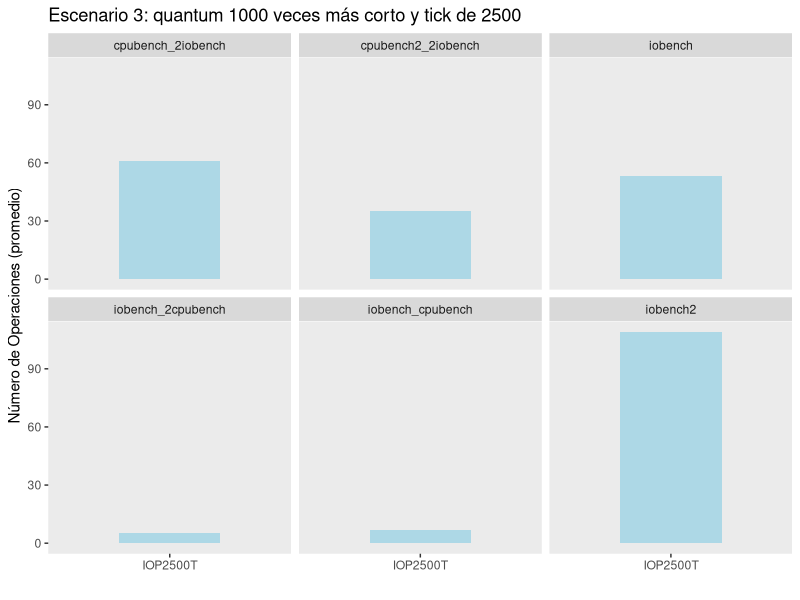

Recreate this plot in R.
######### Ejecucion #########

#> $ Rscript plot.R

######### Packages  #########
packages <- c("readxl", "tseries", "dynlm", "mFilter", "ggplot2", "dplyr")
sapply(packages, require, character.only = TRUE)

######### bases #########

cpubench_2iobench <- read.table("cpubench_2iobench.txt", quote="\"", comment.char="")

cpubench2_2iobench <- read.table("2cpubench_2iobench.txt", quote="\"", comment.char="")

iobench <- read.table("iobench.txt", quote="\"", comment.char="")

iobench_2cpubench <- read.table("iobench_2cpubench.txt", quote="\"", comment.char="")

iobench_cpubench <- read.table("iobench_cpubench.txt", quote="\"", comment.char="")

iobench2 <- read.table("2iobench.txt", quote="\"", comment.char="")

######### plot y .png #########

png(file = "plot_part2_2_esc3.png")
bind_rows(cpubench_2iobench = cpubench_2iobench,
          cpubench2_2iobench = cpubench2_2iobench,
          iobench = iobench, iobench_2cpubench = iobench_2cpubench,
          iobench_cpubench = iobench_cpubench, iobench2 = iobench2,
          .id = "id") %>%
    ggplot(mapping = aes(x = V3)) +
        geom_bar(width=0.5, fill='lightblue') +
        facet_wrap(~id) +
        theme(panel.grid = element_blank()) +
        labs(title = "Escenario 3: quantum 1000 veces más corto y tick de 2500", y = "Número de Operaciones (promedio)", x= "") 
dev.off()
